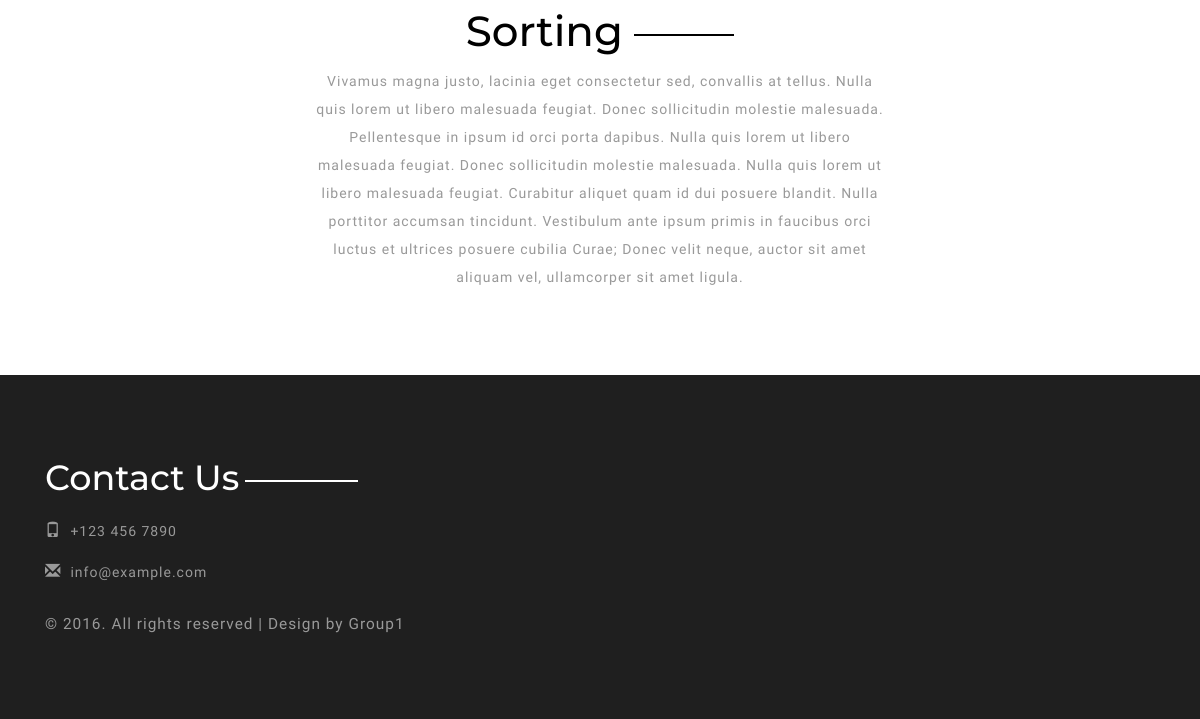
Page /notes_details/2/ (lower part) on the earlier database version.
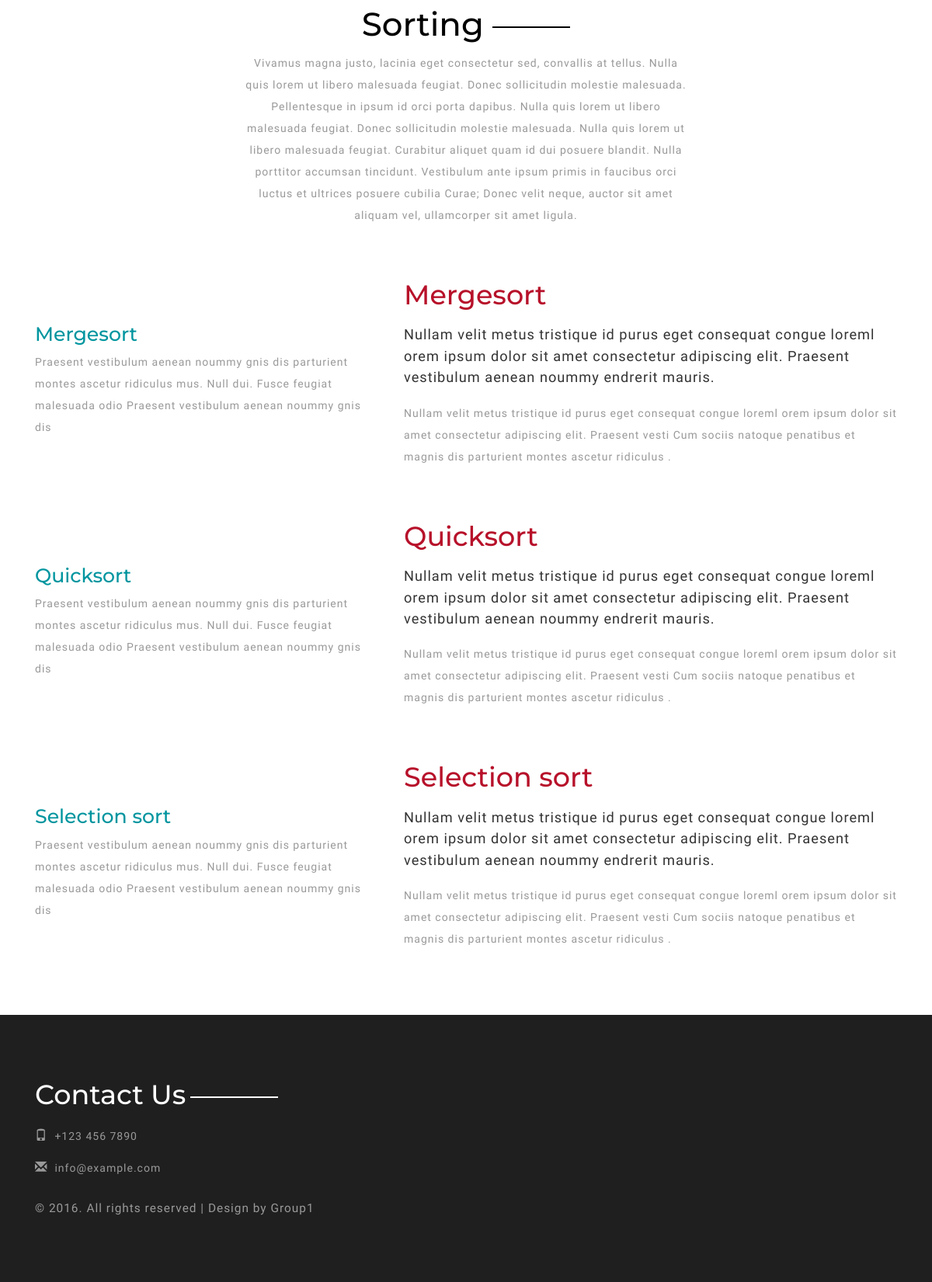
Same page on the later database version.
### myapp/models.py (models this page shows, shortened)
class SubTopic(models.Model):
    name = models.CharField(max_length=200)
    image = models.CharField(max_length=200, null=True, default=None)
    description = models.TextField()
    topic = models.ForeignKey(Topic)

### myapp/views.py (the view)
# urls.py: url(r'^notes_details/(?P<pk>[-\w]+)/', views.dsa_notes_details, name='dsa_notes_details'),
def dsa_notes_details(request, pk):
    topic = Topic.objects.get(pk=pk)
    sub_topics = SubTopic.objects.filter(topic=topic)
    return render(request, 'dsa_notes_details.html', {
        'sub_topics': sub_topics,
        'topic': topic,
    })

### templates/dsa_notes_details.html (shortened to what this page needs)
{% extends 'base2.html' %}
{% load static %}
{% block content %}
    <div class="about">
        <div class="container">
            <div class="about-head">
                <h2>{{ topic.name }}</h2>
                <p> {{ topic.description }}</p>
            </div>
            {% for sub_topic in sub_topics %}
                <div class="about-grids">
                    <div class="col-md-5 about-grid1">
                        <h4>{{ sub_topic.name }}</h4>
                        <p>Praesent vestibulum aenean noummy gnis dis parturient montes ascetur ridiculus mus. Null dui.
                            Fusce feugiat malesuada odio Praesent vestibulum aenean noummy gnis dis </p>
                    </div>
                    <div class="col-md-7 about-grid">
                        <h3>{{ sub_topic.name }}</h3>
                        <h5>Nullam velit metus tristique id purus eget consequat congue loreml orem ipsum dolor sit amet
                            consectetur adipiscing elit. Praesent vestibulum aenean noummy endrerit mauris.</h5>
                        <p>Nullam velit metus tristique id purus eget consequat congue loreml orem ipsum dolor sit amet
                            consectetur adipiscing elit. Praesent vesti Cum sociis natoque penatibus et magnis dis
                            parturient montes ascetur ridiculus .</p>
                    </div>
                    <div class="clearfix"></div>
                </div>
            {% endfor %}
        </div>
    </div>
{% endblock %}

Differences in the rows shown:
added SubTopic: name "Mergesort"
added SubTopic: name "Quicksort"
added SubTopic: name "Selection sort"
